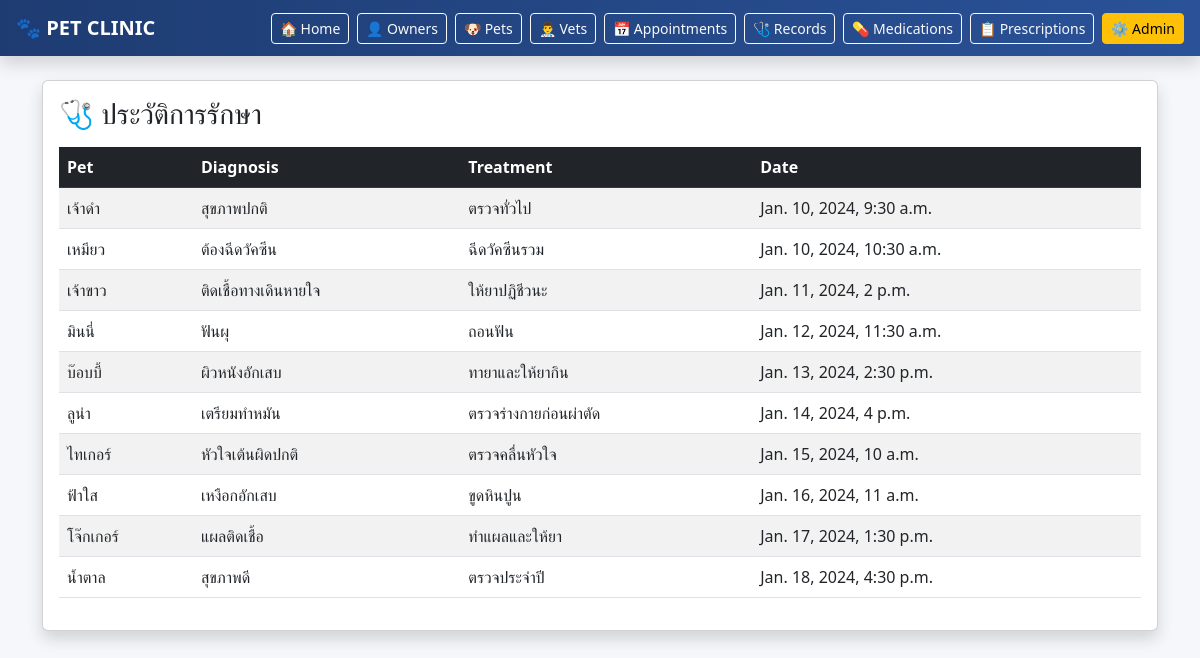
The app's page /records/ with its own data.
### clinic/models.py (models this page shows, shortened)
class MedicalRecord(models.Model):
    record_id = models.CharField(max_length=10, unique=True, blank=True)
    pet = models.ForeignKey(Pet, on_delete=models.CASCADE)
    vet = models.ForeignKey(Veterinarian, on_delete=models.CASCADE)
    diagnosis = models.CharField(max_length=255)
    treatment = models.TextField()
    visit_date = models.DateTimeField()

class Pet(models.Model):
    pet_id = models.CharField(max_length=10, unique=True, blank=True)
    owner = models.ForeignKey(Owner, on_delete=models.CASCADE)
    name = models.CharField(max_length=100)
    species = models.CharField(max_length=50)
    breed = models.CharField(max_length=100)
    gender = models.CharField(max_length=10)
    birthdate = models.DateField()

### clinic/views.py (the view)
# urls.py: path('records/', views.records, name='records'),
def records(request):
    records = MedicalRecord.objects.all()
    return render(request, 'records.html', {'records': records})

### clinic/templates/records.html
{% extends 'base.html' %}
{% block content %}
<div class="card shadow">
    <div class="card-body">
        <h3 class="mb-3">🩺 ประวัติการรักษา</h3>
        <table class="table table-striped table-hover">
            <thead class="table-dark">
                <tr>
                    <th>Pet</th>
                    <th>Diagnosis</th>
                    <th>Treatment</th>
                    <th>Date</th>
                </tr>
            </thead>
            <tbody>
                {% for r in records %}
                <tr>
                    <td>{{ r.pet.name }}</td>
                    <td>{{ r.diagnosis }}</td>
                    <td>{{ r.treatment }}</td>
                    <td>{{ r.visit_date }}</td>
                </tr>
                {% endfor %}
            </tbody>
        </table>
    </div>
</div>
{% endblock %}

### records on screen
MedicalRecord: pet.name "เจ้าดำ", diagnosis "สุขภาพปกติ", treatment "ตรวจทั่วไป", visit_date "Jan. 10, 2024, 9:30 a.m."
MedicalRecord: pet.name "เหมียว", diagnosis "ต้องฉีดวัคซีน", treatment "ฉีดวัคซีนรวม", visit_date "Jan. 10, 2024, 10:30 a.m."
MedicalRecord: pet.name "เจ้าขาว", diagnosis "ติดเชื้อทางเดินหายใจ", treatment "ให้ยาปฏิชีวนะ", visit_date "Jan. 11, 2024, 2 p.m."
MedicalRecord: pet.name "มินนี่", diagnosis "ฟันผุ", treatment "ถอนฟัน", visit_date "Jan. 12, 2024, 11:30 a.m."
MedicalRecord: pet.name "บ๊อบบี้", diagnosis "ผิวหนังอักเสบ", treatment "ทายาและให้ยากิน", visit_date "Jan. 13, 2024, 2:30 p.m."
MedicalRecord: pet.name "ลูน่า", diagnosis "เตรียมทำหมัน", treatment "ตรวจร่างกายก่อนผ่าตัด", visit_date "Jan. 14, 2024, 4 p.m."
MedicalRecord: pet.name "ไทเกอร์", diagnosis "หัวใจเต้นผิดปกติ", treatment "ตรวจคลื่นหัวใจ", visit_date "Jan. 15, 2024, 10 a.m."
MedicalRecord: pet.name "ฟ้าใส", diagnosis "เหงือกอักเสบ", treatment "ขูดหินปูน", visit_date "Jan. 16, 2024, 11 a.m."
MedicalRecord: pet.name "โจ๊กเกอร์", diagnosis "แผลติดเชื้อ", treatment "ทำแผลและให้ยา", visit_date "Jan. 17, 2024, 1:30 p.m."
MedicalRecord: pet.name "น้ำตาล", diagnosis "สุขภาพดี", treatment "ตรวจประจำปี", visit_date "Jan. 18, 2024, 4:30 p.m."
